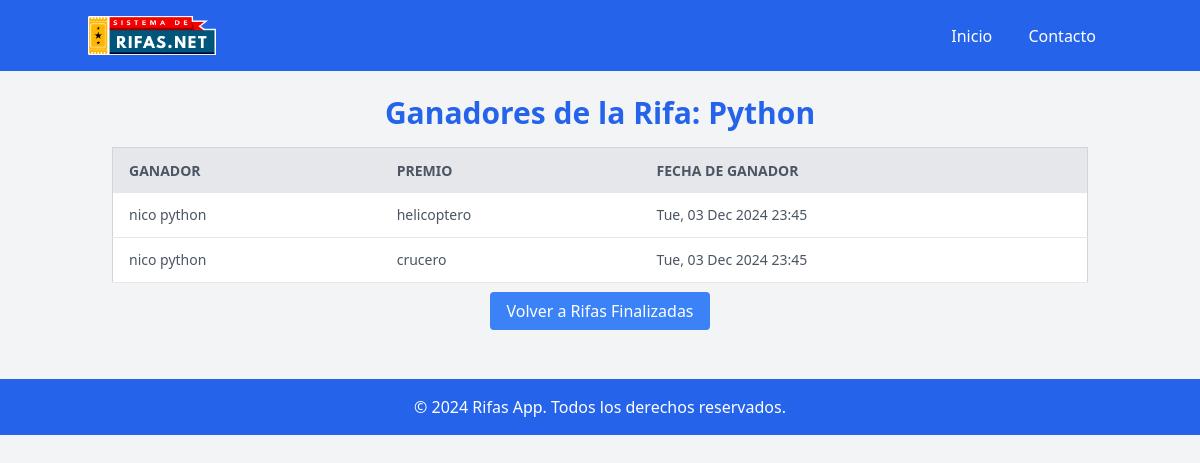
Screenshot of /ganadores/8/ with the database file from the repository.
### App1/models.py (models this page shows, shortened)
class Rifa(models.Model):
    ESTADOS = [
        ('oculta', 'Oculta'),
        ('disponible', 'Disponible'),
        ('finalizada', 'Finalizada'),
        ('anulada', 'Anulada'),
    ]
    nombre = models.CharField(max_length=255)
    fecha_inicio = models.DateTimeField()
    fecha_termino = models.DateTimeField()
    descripcion = models.TextField()
    cantidad_numeros = models.PositiveIntegerField()
    estado = models.CharField(max_length=10, choices=ESTADOS)
    imagen = models.ImageField(upload_to='rifas/')

class Ganador(models.Model):
    compra = models.ForeignKey('Compra', on_delete=models.CASCADE)
    premio = models.CharField(max_length=100)
    fecha_ganador = models.DateTimeField(auto_now_add=True)

class Compra(models.Model):
    cliente = models.ForeignKey(Cliente, on_delete=models.CASCADE)
    rifa = models.ForeignKey(Rifa, on_delete=models.CASCADE)
    numeros_comprados = models.ManyToManyField('Numero')
    codigo_pago = models.CharField(max_length=10, blank=True, null=True)
    fecha_compra = models.DateTimeField(auto_now_add=True)

class Cliente(models.Model):
    nombre = models.CharField(max_length=255)
    email = models.EmailField(unique=True)
    telefono = models.CharField(max_length=15, blank=True, null=True)

### App1/views.py (the view)
# urls.py: path('ganadores/<int:rifa_id>/', views.mostrar_ganadores_por_rifa, name='ganadores_por_rifa'),
def mostrar_ganadores_por_rifa(request, rifa_id):
    rifa = Rifa.objects.get(id=rifa_id)
    ganadores = Ganador.objects.filter(compra__rifa=rifa).select_related('compra__cliente')
    return render(request, 'ganadores.html', {
        'rifa': rifa,
        'ganadores': ganadores,
    })

### templates/ganadores.html (shortened to what this page needs)
<!DOCTYPE html>
{% load static %}
<html lang="en">
<head>
    <script src="https://cdn.tailwindcss.com"></script>
</head>
<body>
    <body class="bg-gray-100">
        <header>
            <nav class="bg-blue-600 p-4">
                <div class="container mx-auto flex justify-between items-center">
                    <div>
                        <a href="/" class="text-white text-lg font-bold"><img src="{% static 'logo.png' %}" alt="logo" class="w-32 h-auto"></a>
                    </div>
                    <div>
                        <a href="/" class="text-white hover:text-gray-200 px-4">Inicio</a>
                        <a href="#" class="text-white hover:text-gray-200 px-4">Contacto</a>
                    </div>
                </div>
            </nav>
        </header>
        <div class="container mx-auto p-6">
            <h1 class="text-3xl font-bold mb-4 text-center text-blue-600">Ganadores de la Rifa: {{ rifa.nombre }}</h1>
            {% if ganadores %}
                <table class="min-w-full bg-white border border-gray-300 mb-4">
                    <thead>
                        <tr class="bg-gray-200 text-gray-600 uppercase text-sm leading-normal">
                            <th class="py-3 px-4 text-left">Ganador</th>
                            <th class="py-3 px-4 text-left">Premio</th>
                            <th class="py-3 px-4 text-left">Fecha de Ganador</th>
                        </tr>
                    </thead>
                    <tbody class="text-gray-600 text-sm font-light">
                        {% for ganador in ganadores %}
                            <tr class="border-b border-gray-200 hover:bg-gray-100">
                                <td class="py-3 px-4">{{ ganador.compra.cliente.nombre }}</td>
                                <td class="py-3 px-4">{{ ganador.premio }}</td>
                                <td class="py-3 px-4">{{ ganador.fecha_ganador|date:"D, d M Y H:i" }}</td>
                            </tr>
                        {% endfor %}
                    </tbody>
                </table>
            {% else %}
                <p class="text-center text-gray-600">No hay ganadores para esta rifa.</p>
            {% endif %}
            <div class="mt-4 text-center">
                <a href="{% url 'mostrar_rifas_finalizadas' %}" class="bg-blue-500 text-white py-2 px-4 rounded hover:bg-blue-600">Volver a Rifas Finalizadas</a>
            </div>
        </div>
        <footer class="bg-blue-600 text-white py-4 mt-8">
            <div class="container mx-auto text-center">
                <p>&copy; 2024 Rifas App. Todos los derechos reservados.</p>
            </div>
        </footer>
    </body>
</body>
</html>

### rows the page displays
Rifa: nombre "Python"
Ganador: compra.cliente.nombre "nico python", premio "helicoptero", fecha_ganador "Tue, 03 Dec 2024 23:45"
Ganador: compra.cliente.nombre "nico python", premio "crucero", fecha_ganador "Tue, 03 Dec 2024 23:45"
